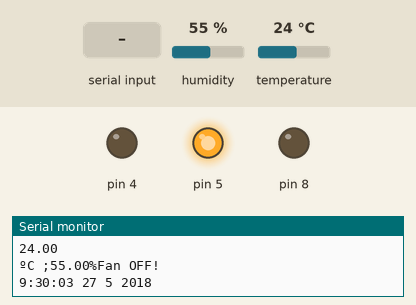
The sketch below on a simulated Arduino Uno, built for the host (arithmetic inside an expression is 32-bit, double 64-bit). Shown: output pins drawn as LEDs (lit = HIGH), the last lines printed to the serial monitor. Inputs (shaded band) come from the test bench; at power-on: humidity 55 %, temperature 24 °C.

Above: at 3.8 s.
3.9 s: humidity set to 84 %
10.5 s: humidity set to 87 %
At 12.3 s:
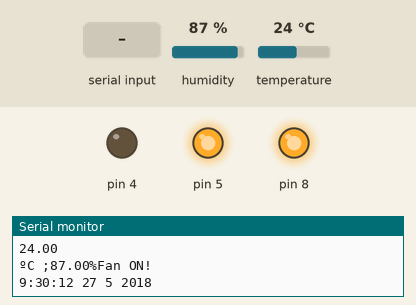
14.4 s: "time 1\n" received over Serial
At 16.8 s:
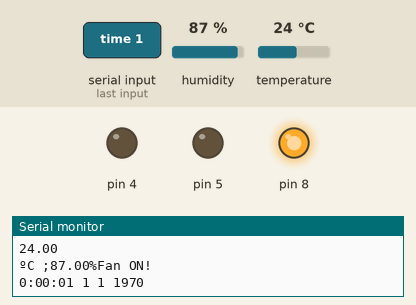
18.3 s: humidity set to 77 %
22.2 s: humidity set to 74 %
At 25.5 s:
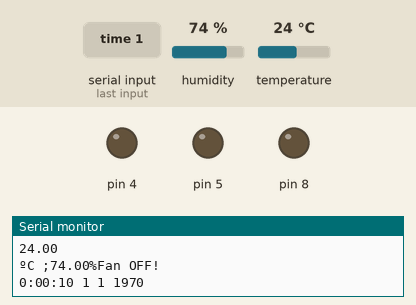
26.5 s: humidity set to 88 %
At 29.2 s:
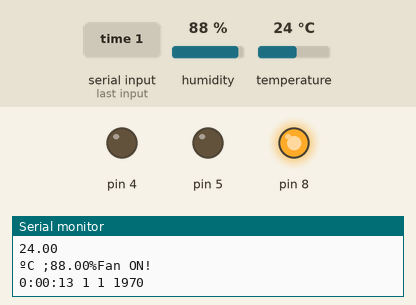
Timing chart, 0 to 30.7 s (numbered marks = the images above; inputs shaded):
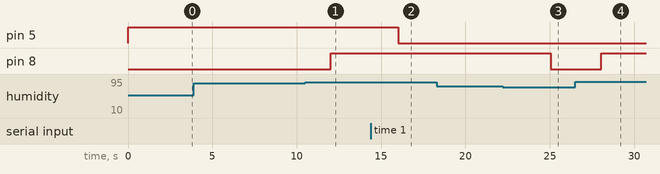

The sketch:

SmartGardeningREGISTER.ino
```cpp
/*
Liquid flow rate sensor -DIYhacking.com Arvind Sanjeev
 */

#include "DHT.h"
#include <TimeLib.h>
#include <avr/io.h>
#include <avr/interrupt.h>

#define DHTPIN 3
#define DHTTYPE DHT22   // DHT 22  (AM2302), AM2321

// The hall-effect flow sensor outputs approximately 4.5 pulses per second per
// litre/minute of flow.
float calibrationFactor = 4.5;

volatile byte pulseCount;

//valores calibraveis
long WaterTiming = 1800;
int rise = 7;
int set = 21;

//valores giros de transmitir
float h = 0.0;
float t = 0.0;
unsigned long totalMilliLitres;
//***

float flowRate;
unsigned int flowMilliLitres;
unsigned long oldTime;

DHT dht(DHTPIN, DHTTYPE);

void setup(){
  // Initialize a serial connection for reporting values to the host
  Serial.begin(9600);

  dht.begin();

  setTime(9,30,00,27,05,2018);

  pulseCount        = 0;
  flowRate          = 0.0;
  flowMilliLitres   = 0;
  totalMilliLitres  = 0;
  oldTime           = 0;

  // Inicialização do FAN
  DDRB = (1 <<DDB0);
  // Inicialização do light DHT water
  DDRD = (1 << DDD5) | (1 << DDD4);
  //LIMPAR O PINO D2
  DDRD &= ~(1 << DDD2);
  //LIGAR PULLUP RESISTOR
  PORTD |= (1 << PORTD2);

  // set INT0 to trigger on FALLING
  EICRA |= (1 << ISC01);
  //Turns on INT0
  EIMSK |= (1 << INT0);

  //turn on interrupts
  sei();

}

int full = 0;
long water_t = 0;

void light(){
  if(hour() >= set || hour() <= rise-1){
        PORTD = (0 << PORTD5);
  } else {
        PORTD = (1 << PORTD5);
     }
}

void flood(){
  //1800 = 30 min
  if(water_t + WaterTiming <= now() && !full){
      //digitalWrite(WATER, LOW);
    PORTD = (0<<DDD4);
      Serial.println("\nTank Flooded!");
      full=1;
  }
}


void drain()
{

  if ((millis() - oldTime) > 1000)   // Only process counters once per second
  {
    //stop interrupts to TX data
    cli();

    flowRate = ((1000.0 / (millis() - oldTime)) * pulseCount) / calibrationFactor;
    oldTime = millis();
    flowMilliLitres = (flowRate / 60) * 1000;
    totalMilliLitres += flowMilliLitres;

    unsigned int frac;

    // Reset the pulse counter so we can start incrementing again
    pulseCount = 0;

    // Enable the interrupt again
    sei();
    }

  if(flowMilliLitres > 60 && full){
      PORTD=(1<<PORTD4);
      water_t = now();
      Serial.println("\nTank drained!");
      full = 0;
    }
}

void tempControl() {
   // Reading temperature or humidity takes about 250 milliseconds!
  // Sensor readings may also be up to 2 seconds 'old' (its a very slow sensor)
  h = dht.readHumidity();
  // Read temperature as Celsius (the default)
  t = dht.readTemperature();

  // Check if any reads failed and exit early (to try again).
  if (isnan(h) || isnan(t)) {
    return;
  }

   //Serial.println("\n");
   Serial.println(t);
   Serial.print("ºC ;");
   Serial.print(h);
   Serial.print("%");

 if(h > 85 || t > 32){
    PORTB = (1 << PORTB0);
    Serial.println("Fan ON!");
  }

 if(h <= 75 && t <= 30){
    PORTB = (0 << PORTB0);
    Serial.println("Fan OFF!");
  }
}

void loop(){
  readData();
  flood();
  drain();
  light();
  tempControl();
  digitalClockDisplay();
  delay(3000);
}


void digitalClockDisplay(){
  // digital clock display of the time
  Serial.print(hour());
  printDigits(minute());
  printDigits(second());
  Serial.print(" ");
  Serial.print(day());
  Serial.print(" ");
  Serial.print(month());
  Serial.print(" ");
  Serial.print(year());
  Serial.println();
}

void printDigits(int digits){
  // utility function for digital clock display: prints preceding colon and leading 0
  Serial.print(":");
  if(digits < 10)
    Serial.print('0');
  Serial.print(digits);
}

/*
Insterrupt Service Routine
 */
ISR(PCINT0_vect)
{
  // Increment the pulse counter
  pulseCount++;
}

void readData(){
  String data;
  if(Serial.available()>0)
  {
    data = Serial.readString();

    if(data == "fan on"){
      //  digitalWrite(FAN,HIGH);
      PORTB = (1 << PORTB0);
      Serial.println("Fan ON!");
      }

    else if(data == "fan off"){
      //  digitalWrite(FAN,LOW);
      PORTB = (0 << PORTB0);
      Serial.println("Fan OFF!");
      }

    else if(data == "water") water_t = 0;

    else if(data.indexOf("time")>-1){
     long pctime = data.substring(data.indexOf(" ")+1,data.length()).toInt();
     Serial.println("Time updated!");
     setTime(pctime); // Sync Arduino clock to the time received on the serial port
    }

    else{
      Serial.println("Unknown Comand!");
    }

    }
}
```

Measured:
- the behaviour switches between 85 and 86 % on humidity (found by bisection; images 0 and 1)
- the behaviour switches between 76 and 75 % on humidity (found by bisection; images 2 and 3)
- after the input at 10.5 s, pin 8: LOW → HIGH after 1.5 s
- after the input at 14.4 s, pin 5: HIGH → LOW after 1.6 s
- after the input at 22.2 s, pin 8: HIGH → LOW after 2.9 s
- after the input at 26.5 s, pin 8: LOW → HIGH after 1.6 s
